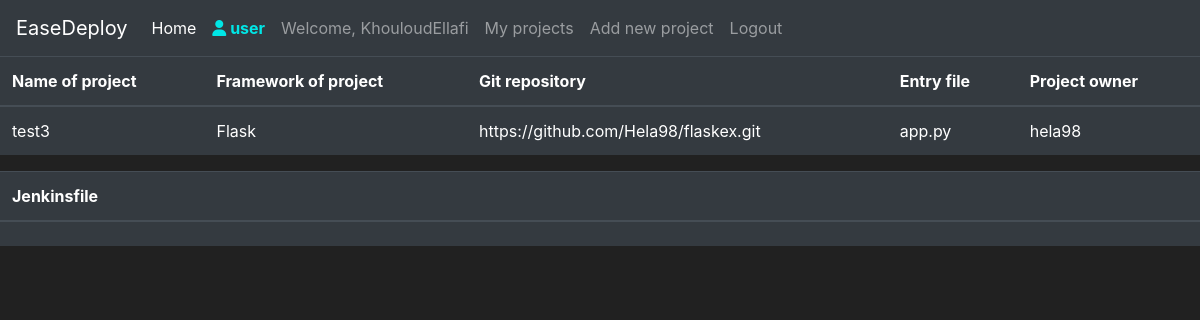
The page /project/test3 (signed in) on the database its author committed.
### devOps/models.py (models this page shows, shortened)
class User(db.Model,UserMixin):
    __tablename__ = 'tblUser'
    id = db.Column(db.Integer(), primary_key=True)
    public_id= db.Column(db.String(50),unique=True)
    username = db.Column(db.String(length=50), nullable=False, unique=True)
    email_address = db.Column(db.String(length=50), nullable=False, unique=True)
    password_hash = db.Column(db.String(length=60), nullable=False)
    github_access_token = db.Column(db.String(length=255))
    github_username=db.Column(db.String(length=50))
    admin = db.Column(db.Boolean)
    projects = db.relationship('Application',backref='projectOwner',lazy=True)
    @property
    def password(self):
        return self.password

class Application(db.Model,UserMixin):
    __tablename__ = 'tblApplication'
    id_app = db.Column(db.Integer(), primary_key=True)
    name_app = db.Column(db.String(length=30), nullable=False,unique=True)
    git_repository = db.Column(db.Text(), nullable=False, unique=True)
    jenkins_file = db.Column(db.String(length=100000))
    entry_file = db.Column(db.String(length=60),nullable=False)
    id_frame=db.Column(db.Integer, db.ForeignKey('tblFrameworkOfApp.id_frame'),nullable=False)
    id_user=db.Column(db.Integer, db.ForeignKey('tblUser.id'),nullable=False)

class FrameworkOfApp(db.Model,UserMixin):
    __tablename__ = 'tblFrameworkOfApp'
    id_frame = db.Column(db.Integer(), primary_key=True)
    name_frame = db.Column(db.String(length=30), nullable=False,unique=True)
    apps = db.relationship('Application',backref='frameworkOfApp',lazy=True)

### devOps/routes.py (the view)
@app.route('/project/<name_app>', methods=['GET'])
@jwt_required(fresh=True)
def get_one_project(name_app):
    app_data=getOneProjectByName(name_app)
    return render_template('oneProject.html', app_data = app_data)

### devOps/crudApps.py (called while the page is built)
def getOneProjectByName(name_app):
    app = Application.query.filter_by(name_app=name_app).first()
    if not app:
        return f"Project with name ={name_app} not found"
    app_data = {}
    app_data['NameOfProject']=app.name_app
    app_data['FrameworkOfProject']=app.frameworkOfApp.name_frame
    app_data['GitRepository']=app.git_repository
    app_data['EntryFile']=app.entry_file
    app_data['ProjectOwner']=app.projectOwner.username
    if app.jenkins_file:
        app_data['jenkins_file']=app.jenkins_file
    return app_data

### devOps/models.py (called while the page is built)
@login_manager.user_loader
def load_user(user_id):
    return User.query.get(int(user_id))

### devOps/templates/oneProject.html (shortened to what this page needs)
{% extends 'base.html' %}
{% block content %}
<table class="table table-hover table-dark">
    <thead>
        <tr>
            <th scope="col">Name of project</th>
            <th scope="col">Framework of project</th>
            <th scope="col">Git repository</th>
            <th scope="col">Entry file</th>
            <th scope="col">Project owner</th>
        </tr>
    </thead>
    <tbody>
        <tr>
            <td>{{app_data.NameOfProject}}</td>
            <td>{{app_data.FrameworkOfProject}}</td>
            <td>{{app_data.GitRepository}}</td>
            <td>{{app_data.EntryFile}}</td>
            <td>{{app_data.ProjectOwner}}</td>
        </tr>
    </tbody>
</table>
<table class="table table-hover table-dark">
    <thead>
        <tr>
            <th scope="col">Jenkinsfile</th>
        </tr>
    </thead>
    <tbody>
        <tr>
            <td>{{app_data.jenkins_file}}</td>
        </tr>
    </tbody>
</table>
{% endblock %}

### devOps/templates/base.html (shortened to what this page needs)
<!doctype html>
<html lang="en">
   <head>
      <link rel="stylesheet" href="https://cdn.jsdelivr.net/npm/bootstrap@4.5.3/dist/css/bootstrap.min.css">
   </head>
   <body>
    <nav class="navbar navbar-expand-md navbar-dark bg-dark">
      <a class="navbar-brand" href="#">EaseDeploy</a>
      <div class="collapse navbar-collapse" id="navbarNav">
        <ul class="navbar-nav mr-auto">
            <li class="nav-item active">
                <a class="nav-link" href="{{ url_for('home_page') }}">Home <span class="sr-only">(current)</span></a>
            </li>
            {% if current_user.is_authenticated %}
            <ul class="navbar-nav">
                <li class="nav-item">
                    <a class="nav-link" style="color: #00e6e6; font-weight: bold">
                        <i class="fas fa-user"></i>
                        {% if not current_user.admin %}
                             user
                        {% endif %}
                    </a>
                </li>
                <li class="nav-item">
                    <a class="nav-link">Welcome, {{ current_user.username }}</a>
                </li>
                {% if not current_user.admin %}
                <li class="nav-item">
                    <a class="nav-link" href="{{ url_for('get_my_projects') }}">My projects</a>
                </li>
                <li class="nav-item">
                    <a class="nav-link" href="{{ url_for('authentication_GitHub') }}">Add new project</a>
                </li>
                {% endif %}
                <li class="nav-item">
                    <a class="nav-link" href="{{ url_for('logout') }}">Logout</a>
                </li>
            </ul>
          {% endif %}
      </div>
    </nav>
      {% block content %}
      {% endblock %}
   </body>
</html>

### devOps/templates/base.html (style rules this page uses)
body { background-color: #212121; color: white }

### rows shown on the page
User: username "KhouloudEllafi"
Application: NameOfProject "test3", GitRepository "https://github.com/Hela98/flaskex.git", EntryFile "app.py"
FrameworkOfApp: FrameworkOfProject "Flask"
User: ProjectOwner "hela98"
